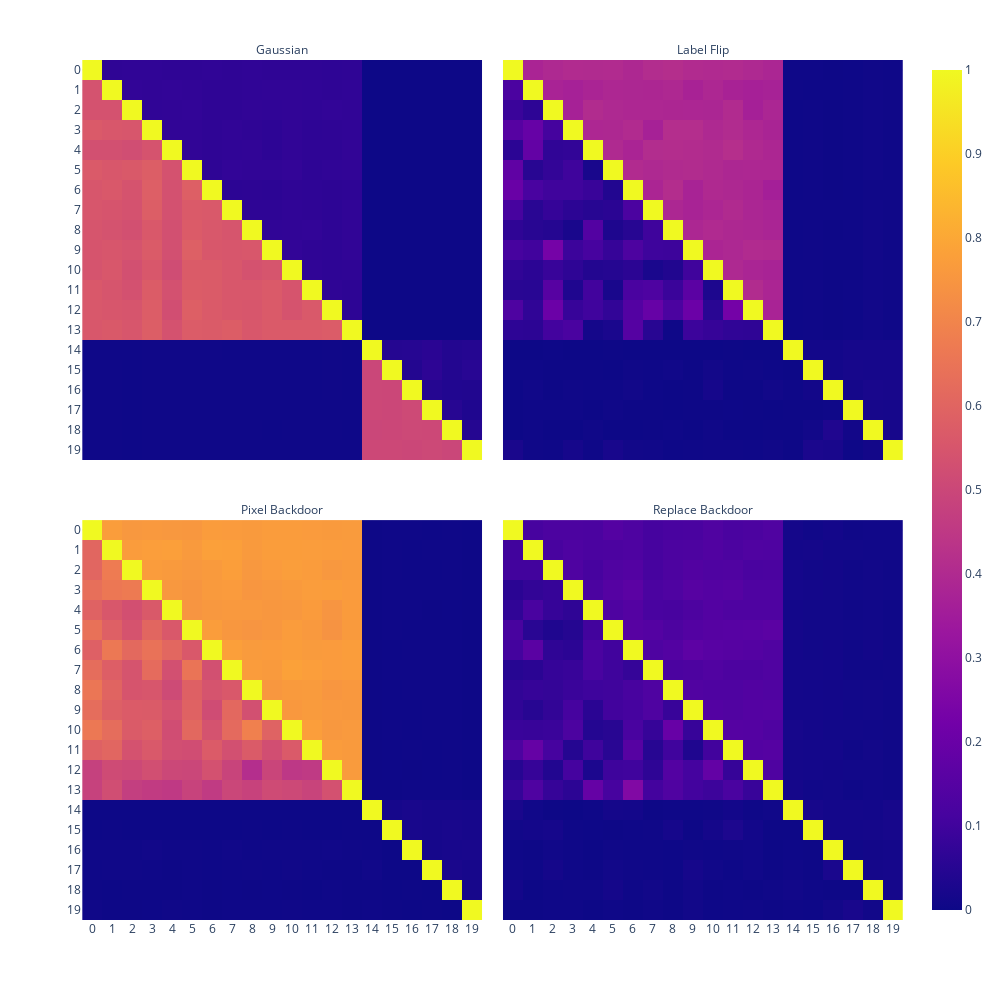

The code cell stored with this chart in its notebook:
### Code cell
# 绘制热力图
datass = np.array([all_data[0][0],all_data[1][0],all_data[2][0],all_data[3][0]])
fig = px.imshow(datass,facet_col=0,facet_col_wrap=2)
xx = [i for i in range(20)]
fig.update_xaxes(tickvals=xx)
fig.update_yaxes(tickvals=xx)
name = ['Pixel Backdoor','Replace Backdoor','Gaussian','Label Flip']
for i in [0,1,2,3]:
    print(fig.layout.annotations[i]['text'])
    fig.layout.annotations[i]['text'] = name[i]
fig.update_layout(height=1000,width=1000)
fig.show()
fig.write_image('./ad_heatmap_all_attack.png', scale=4)

### Figure 1 — Plotly figure (JSON) as saved in the notebook; plotly's stock layout.template omitted (floating-point values rounded to 4 significant figures; data arrays with more than 128 entries replaced by an {"elided": "..."} marker saying what was removed)
{"data": [{"coloraxis": "coloraxis", "hovertemplate": "x: %{x}<br>y: %{y}<br>color: %{z}<extra></extra>", "name": "0", "type": "heatmap", "xaxis": "x3", "yaxis": "y3", "z": {"elided": "20x20 float values"}}, {"coloraxis": "coloraxis", "hovertemplate": "x: %{x}<br>y: %{y}<br>color: %{z}<extra></extra>", "name": "1", "type": "heatmap", "xaxis": "x4", "yaxis": "y4", "z": {"elided": "20x20 float values"}}, {"coloraxis": "coloraxis", "hovertemplate": "x: %{x}<br>y: %{y}<br>color: %{z}<extra></extra>", "name": "2", "type": "heatmap", "xaxis": "x", "yaxis": "y", "z": {"elided": "20x20 float values"}}, {"coloraxis": "coloraxis", "hovertemplate": "x: %{x}<br>y: %{y}<br>color: %{z}<extra></extra>", "name": "3", "type": "heatmap", "xaxis": "x2", "yaxis": "y2", "z": {"elided": "20x20 float values"}}], "layout": {"annotations": [{"font": {}, "showarrow": false, "text": "Pixel Backdoor", "x": 0.245, "xanchor": "center", "xref": "paper", "y": 0.465, "yanchor": "bottom", "yref": "paper"}, {"font": {}, "showarrow": false, "text": "Replace Backdoor", "x": 0.755, "xanchor": "center", "xref": "paper", "y": 0.465, "yanchor": "bottom", "yref": "paper"}, {"font": {}, "showarrow": false, "text": "Gaussian", "x": 0.245, "xanchor": "center", "xref": "paper", "y": 1.0, "yanchor": "bottom", "yref": "paper"}, {"font": {}, "showarrow": false, "text": "Label Flip", "x": 0.755, "xanchor": "center", "xref": "paper", "y": 1.0, "yanchor": "bottom", "yref": "paper"}], "coloraxis": {"colorscale": [[0, "#0d0887"], [0.1111, "#46039f"], [0.2222, "#7201a8"], [0.3333, "#9c179e"], [0.4444, "#bd3786"], [0.5556, "#d8576b"], [0.6667, "#ed7953"], [0.7778, "#fb9f3a"], [0.8889, "#fdca26"], [1, "#f0f921"]]}, "height": 1000, "margin": {"t": 60}, "width": 1000, "xaxis": {"anchor": "y", "autorange": true, "constrain": "domain", "domain": [0.001752, 0.4882], "range": [-0.5, 19.5], "scaleanchor": "y", "tickvals": [0, 1, 2, 3, 4, 5, 6, 7, 8, 9, 10, 11, 12, 13, 14, 15, 16, 17, 18, 19]}, "xaxis2": {"anchor": "y2", "autorange": true, "domain": [0.5118, 0.9982], "matches": "x", "range": [-0.5, 19.5], "tickvals": [0, 1, 2, 3, 4, 5, 6, 7, 8, 9, 10, 11, 12, 13, 14, 15, 16, 17, 18, 19]}, "xaxis3": {"anchor": "y3", "autorange": true, "domain": [0.001752, 0.4882], "matches": "x", "range": [-0.5, 19.5], "showticklabels": false, "tickvals": [0, 1, 2, 3, 4, 5, 6, 7, 8, 9, 10, 11, 12, 13, 14, 15, 16, 17, 18, 19]}, "xaxis4": {"anchor": "y4", "autorange": true, "domain": [0.5118, 0.9982], "matches": "x", "range": [-0.5, 19.5], "showticklabels": false, "tickvals": [0, 1, 2, 3, 4, 5, 6, 7, 8, 9, 10, 11, 12, 13, 14, 15, 16, 17, 18, 19]}, "yaxis": {"anchor": "x", "autorange": true, "constrain": "domain", "domain": [0, 0.465], "range": [19.5, -0.5], "tickvals": [0, 1, 2, 3, 4, 5, 6, 7, 8, 9, 10, 11, 12, 13, 14, 15, 16, 17, 18, 19]}, "yaxis2": {"anchor": "x2", "autorange": true, "domain": [0, 0.465], "matches": "y", "range": [19.5, -0.5], "showticklabels": false, "tickvals": [0, 1, 2, 3, 4, 5, 6, 7, 8, 9, 10, 11, 12, 13, 14, 15, 16, 17, 18, 19]}, "yaxis3": {"anchor": "x3", "autorange": true, "domain": [0.535, 1.0], "matches": "y", "range": [19.5, -0.5], "tickvals": [0, 1, 2, 3, 4, 5, 6, 7, 8, 9, 10, 11, 12, 13, 14, 15, 16, 17, 18, 19]}, "yaxis4": {"anchor": "x4", "autorange": true, "domain": [0.535, 1.0], "matches": "y", "range": [19.5, -0.5], "showticklabels": false, "tickvals": [0, 1, 2, 3, 4, 5, 6, 7, 8, 9, 10, 11, 12, 13, 14, 15, 16, 17, 18, 19]}}}
